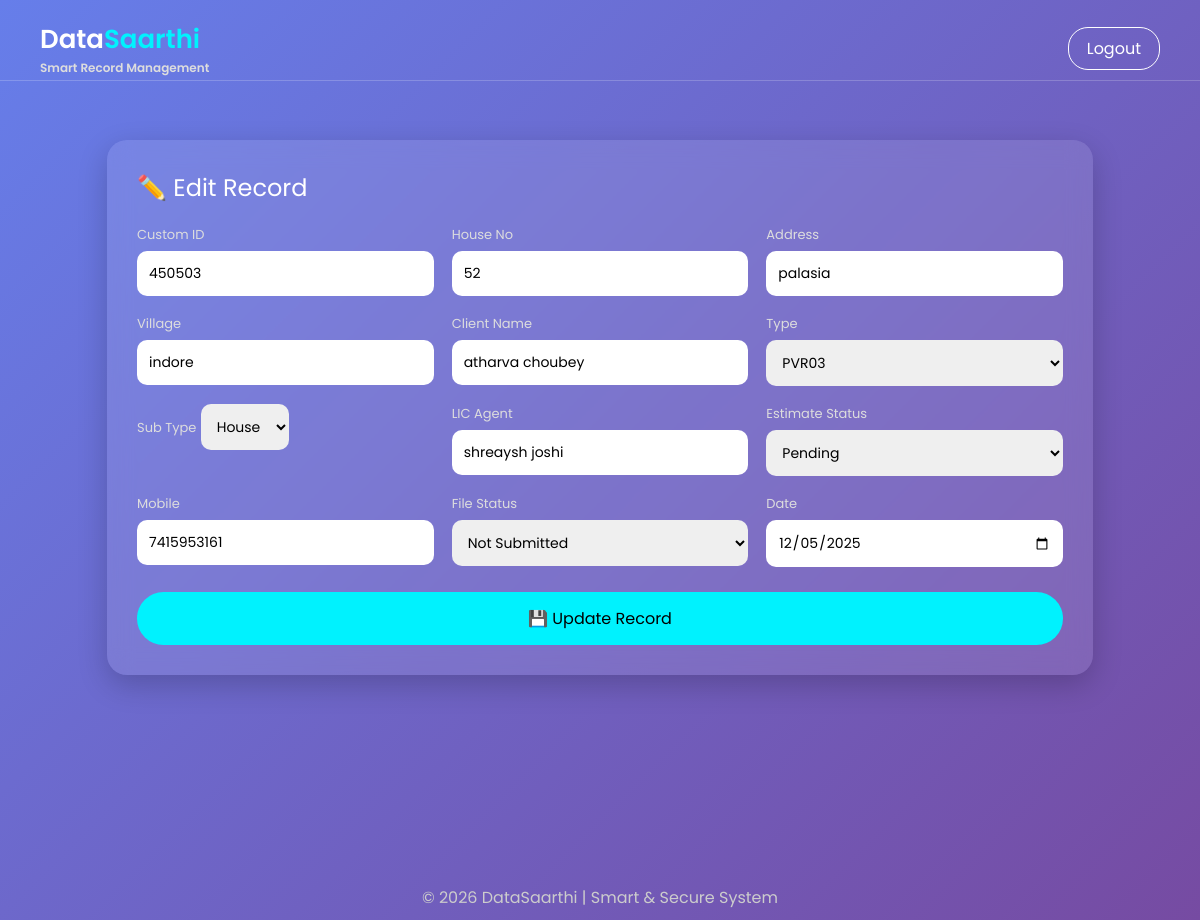
Screenshot of /edit/4/ (signed in) with the database file from the repository.
### reports/models.py (models this page shows, shortened)
class Report(models.Model):
    custom_id = models.CharField(max_length=50, unique=True)
    house_no = models.CharField(max_length=50)
    address = models.TextField()
    village = models.CharField(max_length=100)
    client_name = models.CharField(max_length=100)
    TYPE_CHOICES = [
        ('PVR01', 'PVR01'),
        ('PVR02', 'PVR02'),
        ('PVR03', 'PVR03'),
        ('PVR04', 'PVR04'),
    ]
    type = models.CharField(max_length=10, choices=TYPE_CHOICES)
    SUB_TYPE_CHOICES = [
        ('Flat', 'Flat'),
        ('House', 'House'),
    ]
    sub_type = models.CharField(max_length=10, choices=SUB_TYPE_CHOICES, blank=True, null=True)
    lic_agent_name = models.CharField(max_length=100)
    ESTIMATE_STATUS_CHOICES = [
        ('Paid', 'Paid'),
        ('Pending', 'Pending'),
    ]
    estimate_status = models.CharField(max_length=10, choices=ESTIMATE_STATUS_CHOICES)
    client_mobile = models.CharField(max_length=15)
    FILE_STATUS_CHOICES = [
        ('Submitted', 'Submitted'),
        ('Not Submitted', 'Not Submitted'),
    ]
    file_status = models.CharField(max_length=15, choices=FILE_STATUS_CHOICES)
    date = models.DateField()
    user = models.ForeignKey(User, on_delete=models.CASCADE)

### reports/views.py (the view, shortened to what this page needs)
# urls.py: path('edit/<int:id>/', views.edit_record, name='edit'),
def edit_record(request, id):
    record = get_object_or_404(Report, id=id, user=request.user)
    return render(request, 'edit.html', {'record': record})

### templates/edit.html (shortened to what this page needs)
<!DOCTYPE html>
<html lang="en">
<head>
</head>
<body>
<div class="navbar">
    <div class="logo">
        Data<span>Saarthi</span>
        <div class="tagline">Smart Record Management</div>
    </div>
    <a href="#" class="logout">Logout</a>
</div>
<div class="header-line"></div>
<div class="container">
<div class="card">
<div class="title">✏️ Edit Record</div>
<form method="POST">
<div class="grid">
<div class="field">
<label>Custom ID</label>
<input type="text" name="custom_id" value="{{ record.custom_id }}">
</div>
<div class="field">
<label>House No</label>
<input type="text" name="house_no" value="{{ record.house_no }}">
</div>
<div class="field">
<label>Address</label>
<input type="text" name="address" value="{{ record.address }}">
</div>
<div class="field">
<label>Village</label>
<input type="text" name="village" value="{{ record.village }}">
</div>
<div class="field">
<label>Client Name</label>
<input type="text" name="client_name" value="{{ record.client_name }}">
</div>
<div class="field">
<label>Type</label>
<select name="type" id="type">
<option value="PVR03" {% if record.type == "PVR03" %}selected{% endif %}>PVR03</option>
</select>
</div>
<div class="field" id="subTypeField">
<label>Sub Type</label>
<select name="sub_type">
<option value="House" {% if record.sub_type == "House" %}selected{% endif %}>House</option>
</select>
</div>
<div class="field">
<label>LIC Agent</label>
<input type="text" name="lic_agent_name" value="{{ record.lic_agent_name }}">
</div>
<div class="field">
<label>Estimate Status</label>
<select name="estimate_status">
<option value="Pending" {% if record.estimate_status == "Pending" %}selected{% endif %}>Pending</option>
</select>
</div>
<div class="field">
<label>Mobile</label>
<input type="text" name="client_mobile" value="{{ record.client_mobile }}">
</div>
<div class="field">
<label>File Status</label>
<select name="file_status">
<option value="Not Submitted" {% if record.file_status == "Not Submitted" %}selected{% endif %}>Not Submitted</option>
</select>
</div>
<div class="field">
<label>Date</label>
<input type="date" name="date" value="{{ record.date|date:'Y-m-d' }}">
</div>
</div>
<button class="btn">💾 Update Record</button>
</form>
</div>
</div>
<div class="footer">
© 2026 DataSaarthi | Smart & Secure System
</div>
</body>
</html>

### templates/edit.html (style rules this page uses)
* { margin: 0; padding: 0; box-sizing: border-box; font-family: 'Poppins', sans-serif; }
body { min-height: 100vh; background: linear-gradient(135deg, #667eea, #764ba2); }
.navbar { position: fixed; top: 0; width: 100%; padding: 20px 40px; display: flex; justify-content: space-between; align-items: center; }
.logo { color: white; font-size: 26px; font-weight: 600; }
.logo span { color: #00f2fe; }
.tagline { font-size: 12px; color: #ddd; }
.logout { color: white; border: 1px solid white; padding: 8px 18px; border-radius: 20px; text-decoration: none; }
.header-line { position: fixed; top: 80px; width: 100%; height: 1px; background: rgba(255,255,255,0.2); }
.container { margin-top: 120px; display: flex; justify-content: center; padding: 20px; }
.card { width: 85%; max-width: 1100px; background: rgba(255,255,255,0.1); padding: 30px; border-radius: 20px; backdrop-filter: blur(12px); box-shadow: 0 10px 30px rgba(0,0,0,0.2); }
.title { color: white; font-size: 24px; margin-bottom: 20px; }
.grid { display: grid; grid-template-columns: repeat(3, 1fr); gap: 18px; }
.field { display: flex; flex-direction: column; }
label { color: #ddd; font-size: 13px; margin-bottom: 6px; }
input, select { padding: 12px; border-radius: 10px; border: none; outline: none; font-size: 14px; }
.btn { margin-top: 25px; padding: 14px; border-radius: 50px; border: none; background: #00f2fe; color: black; font-size: 16px; cursor: pointer; transition: 0.3s; width: 100%; }
.footer { position: fixed; bottom: 10px; width: 100%; text-align: center; color: #ccc; }

### rows the page displays
Report: custom_id "450503", house_no "52", address "palasia", village "indore", client_name "atharva choubey", type "PVR03", sub_type "House", lic_agent_name "shreaysh joshi", estimate_status "Pending", client_mobile "7415953161", file_status "Not Submitted", date "12/05/2025"
